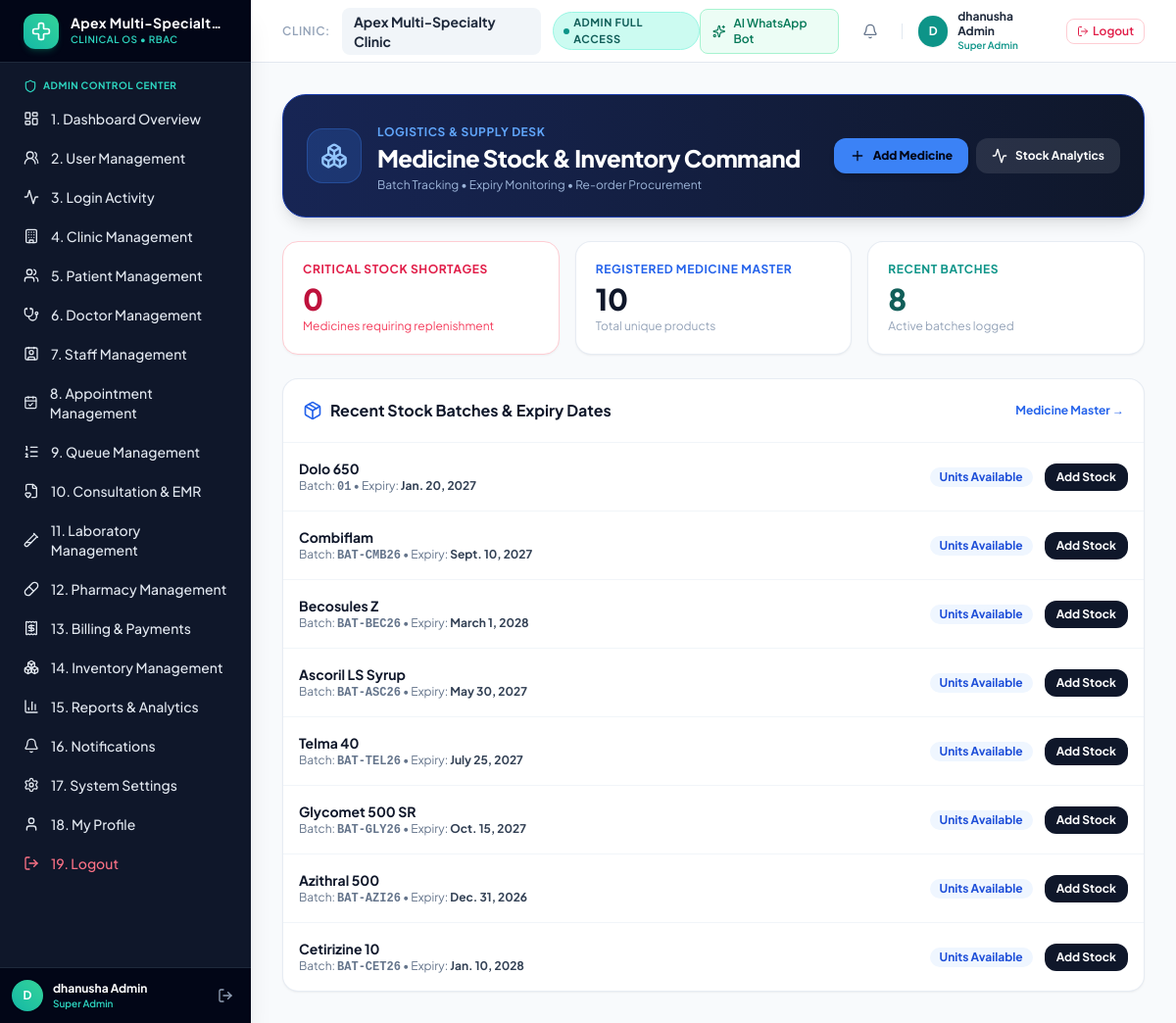
/dashboard/inventory/ (signed in), run on an earlier commit of the app's database.
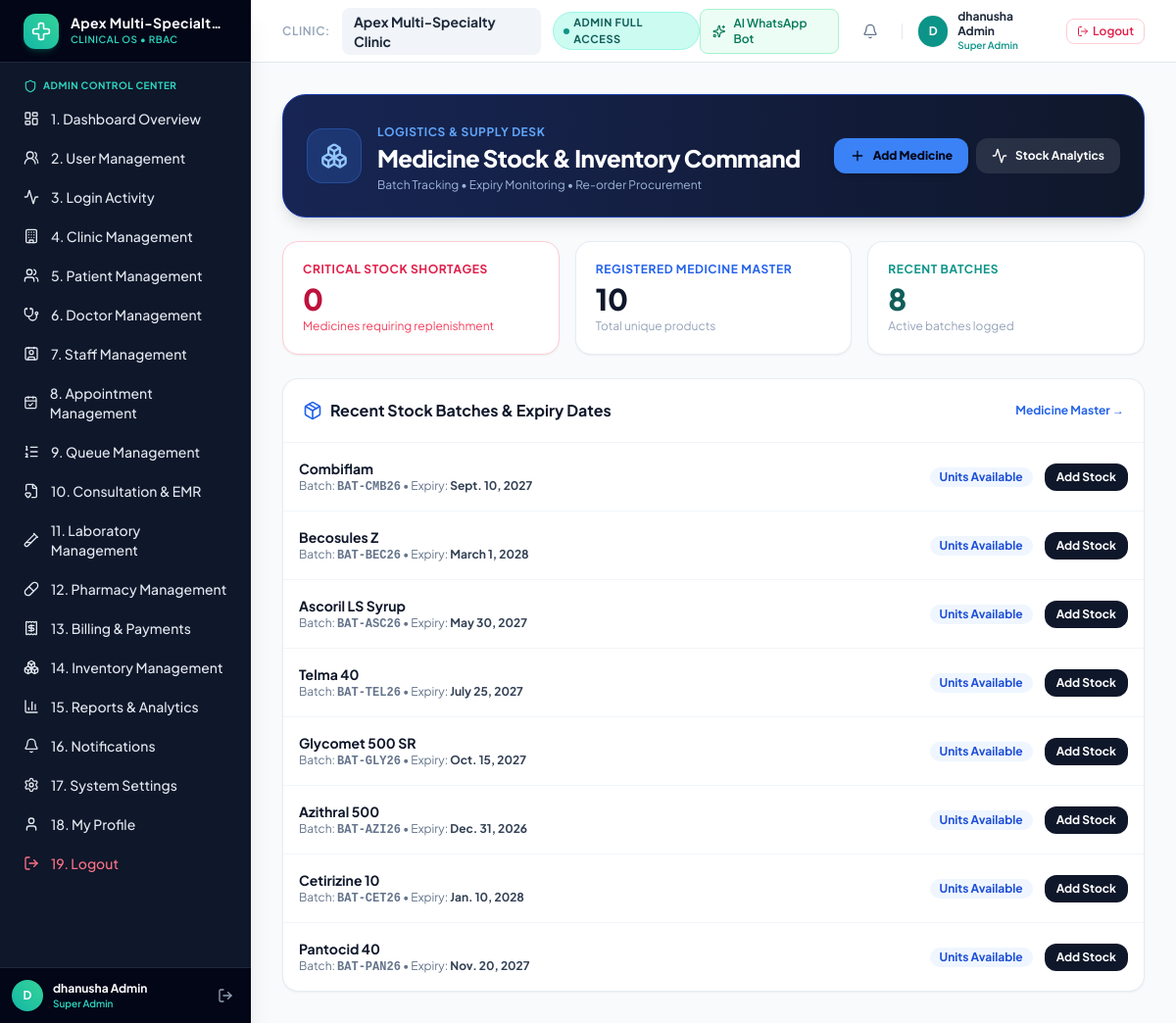
And on a later commit of the database.
### apps/pharmacy/models.py (models this page shows, shortened)
class MedicineBatch(TimeStampedModel):
    medicine = models.ForeignKey(Medicine, on_delete=models.CASCADE, related_name='batches')
    batch_number = models.CharField(max_length=50)
    expiry_date = models.DateField(db_index=True)
    quantity_in_stock = models.PositiveIntegerField(default=0)
    purchase_price = models.DecimalField(max_digits=10, decimal_places=2, default=3.00)
    selling_price = models.DecimalField(max_digits=10, decimal_places=2, default=5.00)
    supplier = models.CharField(max_length=150, blank=True)
    class Meta:
        ordering = ['expiry_date']

class Medicine(TimeStampedModel):
    FORM_CHOICES = [
        ('TABLET', 'Tablet'),
        ('CAPSULE', 'Capsule'),
        ('SYRUP', 'Syrup / Oral Liquid'),
        ('INJECTION', 'Injection / Vial'),
        ('OINTMENT', 'Ointment / Gel'),
        ('DROPS', 'Eye / Ear Drops'),
        ('INHALER', 'Inhaler / Respules'),
        ('OTHER', 'Other'),
    ]
    CATEGORY_CHOICES = [
        ('ANALGESIC', 'Analgesic / Pain Relief'),
        ('ANTIBIOTIC', 'Antibiotic / Antimicrobial'),
        ('ANTIPYRETIC', 'Antipyretic / Fever'),
        ('ANTIHISTAMINE', 'Antihistamine / Allergy'),
        ('ANTIDIABETIC', 'Antidiabetic'),
        ('ANTIHYPERTENSIVE', 'Antihypertensive / Cardiac'),
        ('GASTRO', 'Gastrointestinal / Antacid'),
        ('VITAMIN', 'Vitamin / Supplement'),
        ('RESPIRATORY', 'Respiratory / Cough'),
        ('OTHER', 'General / Other'),
    ]
    clinic = models.ForeignKey('clinics.Clinic', on_delete=models.CASCADE, related_name='medicines')
    name = models.CharField(max_length=200, help_text="Brand Name e.g. Dolo 650")
    generic_name = models.CharField(max_length=200, help_text="Generic formula e.g. Paracetamol")
    category = models.CharField(max_length=50, choices=CATEGORY_CHOICES, default='ANALGESIC')
    dosage_form = models.CharField(max_length=50, choices=FORM_CHOICES, default='TABLET')
    strength = models.CharField(max_length=100, default='650mg')
    unit_price = models.DecimalField(max_digits=10, decimal_places=2, default=5.00, help_text="Default selling price per unit")
    reorder_level = models.PositiveIntegerField(default=30, help_text="Alert threshold for low stock")
    is_active = models.BooleanField(default=True)
    @property
    def total_stock(self):
        res = self.batches.filter(expiry_date__gte=date.today()).aggregate(total=Sum('quantity_in_stock'))
        return res['total'] or 0
    @property
    def is_low_stock(self):
        return self.total_stock <= self.reorder_level
    class Meta:
        ordering = ['name']

### apps/dashboard/views.py (the view)
# urls.py: path('dashboard/inventory/', views.inventory_dashboard, name='inventory'),
@role_required(['SUPER_ADMIN', 'CLINIC_ADMIN', 'INVENTORY_MGR'])
def inventory_dashboard(request):
    clinic = Clinic.objects.first()
    medicines = Medicine.objects.prefetch_related('batches').all()
    low_stock = [m for m in medicines if m.is_low_stock]
    recent_batches = MedicineBatch.objects.select_related('medicine').order_by('-created_at')[:8]
    return render(request, 'dashboard/inventory.html', {
        'clinic': clinic,
        'medicines': medicines,
        'low_stock_medicines': low_stock,
        'low_stock_count': len(low_stock),
        'total_medicines': medicines.count(),
        'recent_batches': recent_batches,
    })

### templates/dashboard/inventory.html (shortened to what the changed rows need)
{% extends 'base.html' %}
{% block content %}
<div class="space-y-6">
    <div class="bg-gradient-to-r from-blue-950 to-slate-900 text-white p-6 rounded-3xl shadow-lg border border-blue-800 flex flex-col md:flex-row items-start md:items-center justify-between gap-4">
        <div class="flex items-center gap-4">
            <div>
                <h1 class="text-2xl font-black text-white tracking-tight">Medicine Stock & Inventory Command</h1>
            </div>
        </div>
    </div>
    <div class="bg-white rounded-2xl border border-slate-200/80 shadow-sm overflow-hidden">
        <div class="divide-y divide-slate-100">
            {% for b in recent_batches %}
            <div class="p-4 hover:bg-slate-50/70 transition flex items-center justify-between">
                <div>
                    <h4 class="font-bold text-slate-900 text-sm">{{ b.medicine.name }}</h4>
                    <p class="text-xs text-slate-500">Batch: <span class="font-mono font-bold">{{ b.batch_number }}</span> &bull; Expiry: <span class="font-bold text-slate-700">{{ b.expiry_date }}</span></p>
                </div>
                <div class="flex items-center gap-3">
                    <span class="px-2.5 py-0.5 rounded-full text-xs font-bold bg-blue-50 text-blue-700">
                        {{ b.quantity_available }} Units Available
                    </span>
                    <a href="{% url 'pharmacy:batch_add' b.medicine.id %}" class="px-3 py-1.5 rounded-xl bg-slate-900 hover:bg-slate-800 text-white text-xs font-bold transition">
                        Add Stock
                    </a>
                </div>
            </div>
            {% empty %}
            <div class="p-8 text-center text-slate-400 text-xs">No recent batches found.</div>
            {% endfor %}
        </div>
    </div>
</div>
{% endblock %}

What changed in the data, as far as the page shows it:
removed MedicineBatch: medicine.name "Dolo 650", batch_number "01", expiry_date "Jan. 20, 2027"
now on this page (row edited): MedicineBatch: medicine.name "Pantocid 40", batch_number "BAT-PAN26", expiry_date "Nov. 20, 2027"
